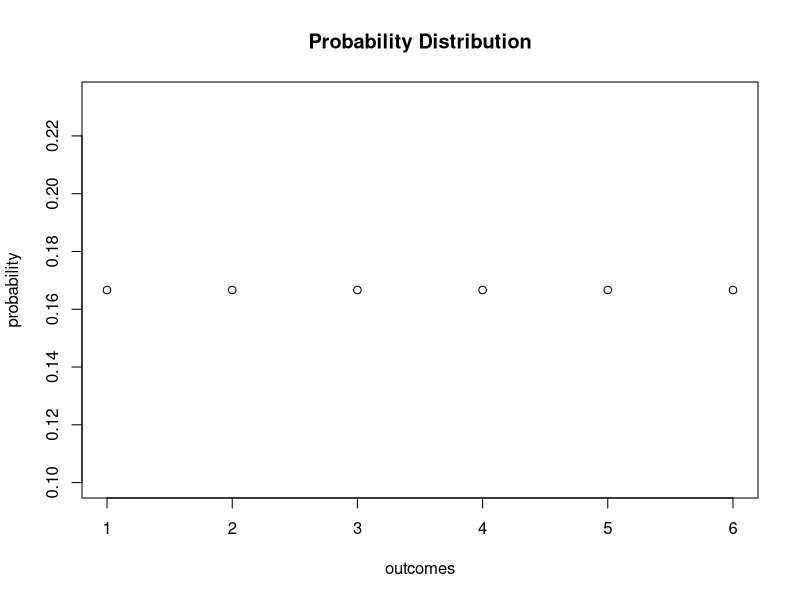
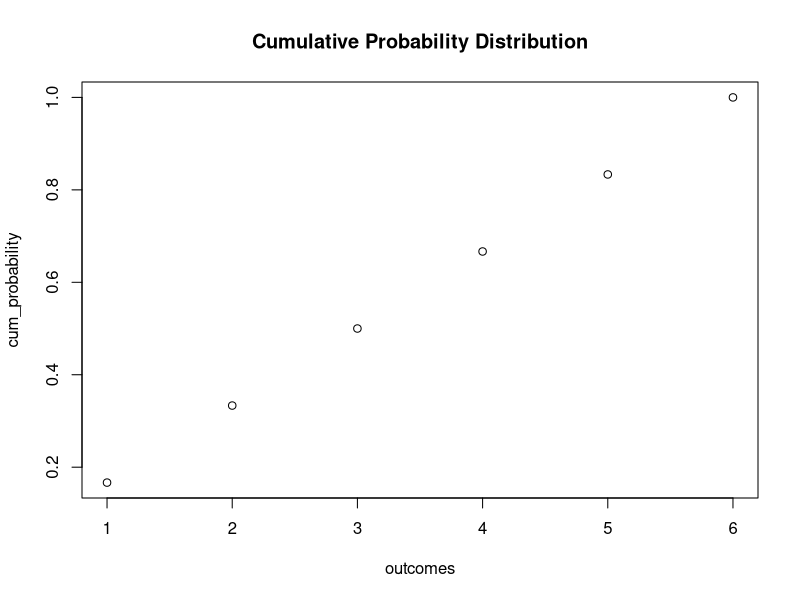
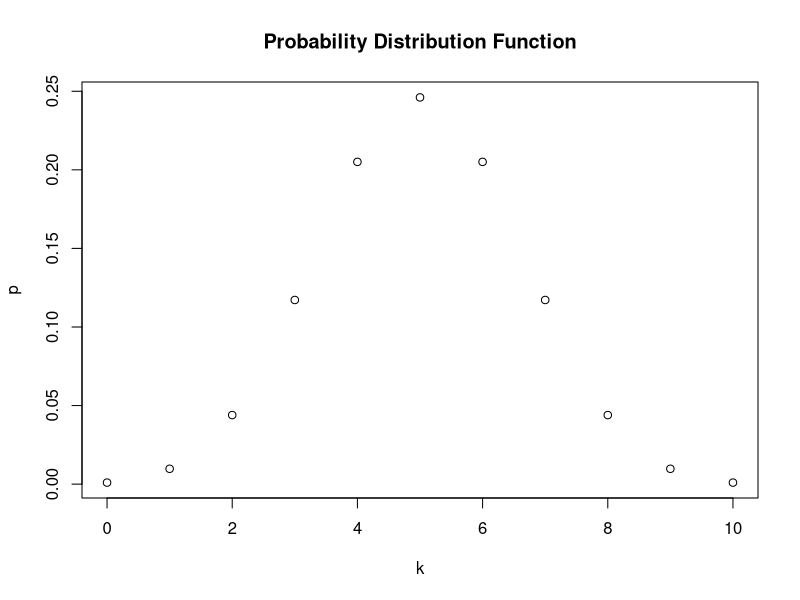
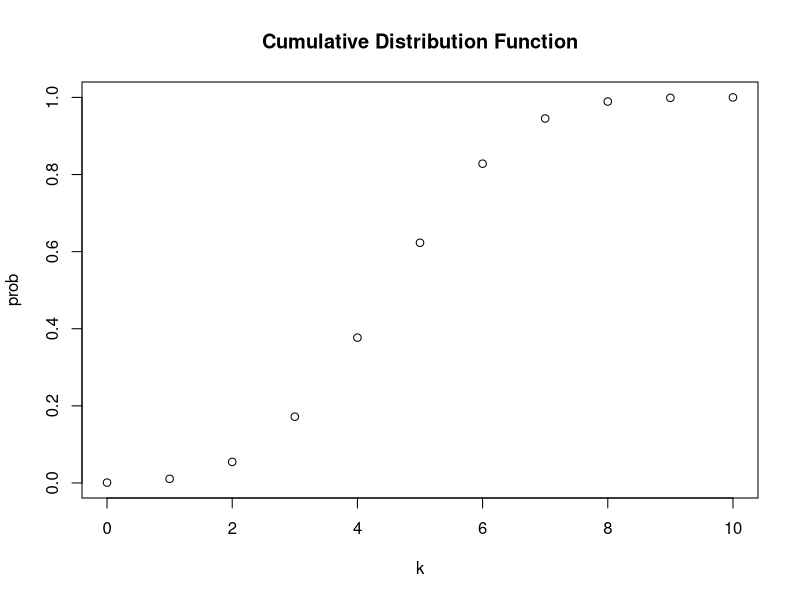

Write R code to recreate these figures, in order.
#Week1
##Reference: Introduction to Econometrics with R by Hanck, Arnold, Gerber, and Schmelzer (2020)

#dice roll:randomly select a number from 1 to 6
#Now simulate the dice roll!
sample(1:6, 1) 
#Q1:
#probability density function (PDF)
#cumulative density function (CDF)

# 1     2    3    4    5   6
# 1/6  1/6  1/6  1/6  1/6 1/6  PDF
# 1/6  2/6 3/6   4/6  5/6   1    CDF

# generate the vector of probabilities 
probability <- rep(1/6, 6)  #the function rep() which replicates a given value a specified number of times.
print(probability)

probability2<-c(1/6, 1/6, 1/6,1/6,1/6,1/6)
probability2

# plot the probabilities 
plot(probability,
     xlab = "outcomes",
     main = "Probability Distribution") 

# generate the vector of cumulative probabilities 
cum_probability <- cumsum(probability) 
cum_probability
# plot the probabilites 
plot(cum_probability, 
     xlab = "outcomes", 
     main = "Cumulative Probability Distribution") 

#Flip a coin, Bernoulli Distribution
#Q2:
#what's the probalbility to get the a Head by flipping the coin one time
#Answer: 0.5! fair coin
dbinom(1,
       size = 1,
       prob = 0.5)

#what's the probalbility to get 4 times Heads by flipping a coin 10 times
dbinom(4,
       size = 10,
       prob = 0.5)


#what's the probalbility to get 7 times Heads by flipping a coin 10 times
dbinom(7,
       size = 10,
       prob = 0.5)

#what's the probalbility to get 0 to 3 times Heads by flipping a coin 10 times
dbinom(0:3,
       size = 10,
       prob = 0.5)

sum(dbinom(0:3,
       size = 10,
       prob = 0.5))

#what's the probalbility to get 4 to 5 times Heads by flipping a coin 10 times
sum(dbinom(4:5,
       size = 10,
       prob = 0.5))

#what's the probalbility to get 0 to 5 times Heads by flipping a coin 10 times
sum(dbinom(0:5,
           size = 10,
           prob = 0.5))

#Q3 pdf? cdf?
dbinom(x = 0:10,
           size = 10,
           prob = 0.5)

sum(dbinom(x = 0:10,
       size = 10,
       prob = 0.5))

#Q4 graph
#set up vector of possible outcomes
k <- 0:10
k

# assign the probabilities
p<- dbinom(k,
              size = 10, 
              prob = 0.5)
print(p)
# plot the outcomes against their probabilities (PDF)
plot(x = k, 
     y = p,
     main = "Probability Distribution Function") 



# compute cumulative probabilities
prob <- pbinom(k, 
               size = 10, 
               prob = 0.5)

# plot the cumulative probabilities (CDF)
plot(x = k, 
     y = prob,
     main = "Cumulative Distribution Function") 
